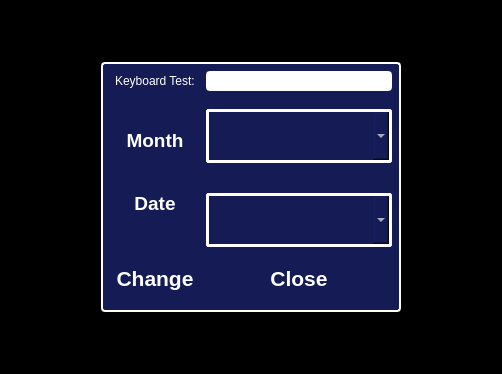
<?xml version="1.0" encoding="UTF-8"?>
<ui version="4.0">
 <class>Popup</class>
 <widget class="QWidget" name="Popup">
  <property name="geometry">
   <rect>
    <x>0</x>
    <y>0</y>
    <width>502</width>
    <height>374</height>
   </rect>
  </property>
  <property name="windowTitle">
   <string>Form</string>
  </property>
  <property name="toolTip">
   <string/>
  </property>
  <property name="styleSheet">
   <string notr="true">QWidget {
    background-color: black;/*rgb(75,75,75);*/

}
</string>
  </property>
  <layout class="QGridLayout" name="gridLayout">
   <item row="0" column="0">
    <widget class="QWidget" name="widget" native="true">
     <property name="maximumSize">
      <size>
       <width>300</width>
       <height>250</height>
      </size>
     </property>
     <property name="styleSheet">
      <string notr="true">QWidget {
    background-color: #151B54;/*rgb(75,75,75);*/
    color: white;
  border: 2px solid white; /*rgb(180,180,180);*/
    border-radius: 4px;
}
QLabel{
border: 2px solid #151B54; /*rgb(180,180,180);*/
}

QComboBox { 
font: bold 14pt;
     border: 3px solid white;
     border-radius: 3px;
     padding: 1px 18px 1px 3px;
     min-width: 6em;
     min-height: 2em;

}


QGroupBox { 
    color: #151B54;
    background: white;
    border-radius: 7px;
}

QGroupBox::title {
    subcontrol-origin: margin;
    subcontrol-position: top center;
    padding: 0.4em 0.4em 0.1em 0.4em;
    background: transparent;
}

QGroupBox[BackgroundImage=true] {
    color: black;
    background-color: #151B54;
    background-image: url(:/BackgroundImage.png);
}

QGroupBox QLabel {
    color: #151B54;
	background-color: transparent;
}


 QPushButton {
     font: bold 16pt;
     color: white ;
     background-color: transparent;
	border-image: url(:/usr/share/matrix-gui-2.0/apps/qt_tstat/appimages/pushblueup.png);
 		border-top: 3px transparent;
     border-bottom: 3px transparent;
     border-right: 10px transparent;
     border-left: 10px transparent;
 }

QPushButton:focus {
	border-image: url(:/usr/share/matrix-gui-2.0/apps/qt_tstat/appimages/pushblueup.png);
}

QPushButton:pressed {
	border-image: url(:/usr/share/matrix-gui-2.0/apps/qt_tstat/appimages/pushbluedown.png);
}</string>
     </property>
     <layout class="QGridLayout" name="gridLayout_2">
      <item row="3" column="0">
       <widget class="QPushButton" name="pushButton_2">
        <property name="minimumSize">
         <size>
          <width>0</width>
          <height>50</height>
         </size>
        </property>
        <property name="text">
         <string>Change</string>
        </property>
       </widget>
      </item>
      <item row="2" column="0">
       <layout class="QVBoxLayout" name="verticalLayout">
        <item>
         <spacer name="verticalSpacer">
          <property name="orientation">
           <enum>Qt::Vertical</enum>
          </property>
          <property name="sizeHint" stdset="0">
           <size>
            <width>20</width>
            <height>40</height>
           </size>
          </property>
         </spacer>
        </item>
        <item>
         <widget class="QLabel" name="label">
          <property name="sizePolicy">
           <sizepolicy hsizetype="Preferred" vsizetype="Fixed">
            <horstretch>0</horstretch>
            <verstretch>0</verstretch>
           </sizepolicy>
          </property>
          <property name="font">
           <font>
            <pointsize>14</pointsize>
            <weight>75</weight>
            <bold>true</bold>
           </font>
          </property>
          <property name="text">
           <string>Month</string>
          </property>
          <property name="alignment">
           <set>Qt::AlignCenter</set>
          </property>
         </widget>
        </item>
        <item>
         <spacer name="verticalSpacer_2">
          <property name="orientation">
           <enum>Qt::Vertical</enum>
          </property>
          <property name="sizeHint" stdset="0">
           <size>
            <width>20</width>
            <height>40</height>
           </size>
          </property>
         </spacer>
        </item>
        <item>
         <widget class="QLabel" name="label_2">
          <property name="sizePolicy">
           <sizepolicy hsizetype="Preferred" vsizetype="Fixed">
            <horstretch>0</horstretch>
            <verstretch>0</verstretch>
           </sizepolicy>
          </property>
          <property name="font">
           <font>
            <pointsize>14</pointsize>
            <weight>75</weight>
            <bold>true</bold>
           </font>
          </property>
          <property name="text">
           <string>Date</string>
          </property>
          <property name="alignment">
           <set>Qt::AlignCenter</set>
          </property>
         </widget>
        </item>
        <item>
         <spacer name="verticalSpacer_3">
          <property name="orientation">
           <enum>Qt::Vertical</enum>
          </property>
          <property name="sizeHint" stdset="0">
           <size>
            <width>20</width>
            <height>40</height>
           </size>
          </property>
         </spacer>
        </item>
       </layout>
      </item>
      <item row="3" column="1">
       <widget class="QPushButton" name="closepopupButton">
        <property name="minimumSize">
         <size>
          <width>0</width>
          <height>50</height>
         </size>
        </property>
        <property name="text">
         <string>Close</string>
        </property>
       </widget>
      </item>
      <item row="2" column="1">
       <layout class="QVBoxLayout" name="verticalLayout_2">
        <item>
         <spacer name="verticalSpacer_4">
          <property name="orientation">
           <enum>Qt::Vertical</enum>
          </property>
          <property name="sizeHint" stdset="0">
           <size>
            <width>20</width>
            <height>40</height>
           </size>
          </property>
         </spacer>
        </item>
        <item>
         <widget class="QComboBox" name="monthcomboBox">
          <property name="minimumSize">
           <size>
            <width>165</width>
            <height>54</height>
           </size>
          </property>
          <property name="palette">
           <palette>
            <active>
             <colorrole role="WindowText">
              <brush brushstyle="SolidPattern">
               <color alpha="255">
                <red>255</red>
                <green>255</green>
                <blue>255</blue>
               </color>
              </brush>
             </colorrole>
             <colorrole role="Button">
              <brush brushstyle="SolidPattern">
               <color alpha="255">
                <red>21</red>
                <green>27</green>
                <blue>84</blue>
               </color>
              </brush>
             </colorrole>
             <colorrole role="Text">
              <brush brushstyle="SolidPattern">
               <color alpha="255">
                <red>255</red>
                <green>255</green>
                <blue>255</blue>
               </color>
              </brush>
             </colorrole>
             <colorrole role="ButtonText">
              <brush brushstyle="SolidPattern">
               <color alpha="255">
                <red>255</red>
                <green>255</green>
                <blue>255</blue>
               </color>
              </brush>
             </colorrole>
             <colorrole role="Base">
              <brush brushstyle="SolidPattern">
               <color alpha="255">
                <red>21</red>
                <green>27</green>
                <blue>84</blue>
               </color>
              </brush>
             </colorrole>
             <colorrole role="Window">
              <brush brushstyle="SolidPattern">
               <color alpha="255">
                <red>21</red>
                <green>27</green>
                <blue>84</blue>
               </color>
              </brush>
             </colorrole>
            </active>
            <inactive>
             <colorrole role="WindowText">
              <brush brushstyle="SolidPattern">
               <color alpha="255">
                <red>255</red>
                <green>255</green>
                <blue>255</blue>
               </color>
              </brush>
             </colorrole>
             <colorrole role="Button">
              <brush brushstyle="SolidPattern">
               <color alpha="255">
                <red>21</red>
                <green>27</green>
                <blue>84</blue>
               </color>
              </brush>
             </colorrole>
             <colorrole role="Text">
              <brush brushstyle="SolidPattern">
               <color alpha="255">
                <red>255</red>
                <green>255</green>
                <blue>255</blue>
               </color>
              </brush>
             </colorrole>
             <colorrole role="ButtonText">
              <brush brushstyle="SolidPattern">
               <color alpha="255">
                <red>255</red>
                <green>255</green>
                <blue>255</blue>
               </color>
              </brush>
             </colorrole>
             <colorrole role="Base">
              <brush brushstyle="SolidPattern">
               <color alpha="255">
                <red>21</red>
                <green>27</green>
                <blue>84</blue>
               </color>
              </brush>
             </colorrole>
             <colorrole role="Window">
              <brush brushstyle="SolidPattern">
               <color alpha="255">
                <red>21</red>
                <green>27</green>
                <blue>84</blue>
               </color>
              </brush>
             </colorrole>
            </inactive>
            <disabled>
             <colorrole role="WindowText">
              <brush brushstyle="SolidPattern">
               <color alpha="255">
                <red>255</red>
                <green>255</green>
                <blue>255</blue>
               </color>
              </brush>
             </colorrole>
             <colorrole role="Button">
              <brush brushstyle="SolidPattern">
               <color alpha="255">
                <red>21</red>
                <green>27</green>
                <blue>84</blue>
               </color>
              </brush>
             </colorrole>
             <colorrole role="Text">
              <brush brushstyle="SolidPattern">
               <color alpha="255">
                <red>255</red>
                <green>255</green>
                <blue>255</blue>
               </color>
              </brush>
             </colorrole>
             <colorrole role="ButtonText">
              <brush brushstyle="SolidPattern">
               <color alpha="255">
                <red>255</red>
                <green>255</green>
                <blue>255</blue>
               </color>
              </brush>
             </colorrole>
             <colorrole role="Base">
              <brush brushstyle="SolidPattern">
               <color alpha="255">
                <red>21</red>
                <green>27</green>
                <blue>84</blue>
               </color>
              </brush>
             </colorrole>
             <colorrole role="Window">
              <brush brushstyle="SolidPattern">
               <color alpha="255">
                <red>21</red>
                <green>27</green>
                <blue>84</blue>
               </color>
              </brush>
             </colorrole>
            </disabled>
           </palette>
          </property>
          <property name="editable">
           <bool>false</bool>
          </property>
          <property name="sizeAdjustPolicy">
           <enum>QComboBox::AdjustToContentsOnFirstShow</enum>
          </property>
          <property name="frame">
           <bool>true</bool>
          </property>
         </widget>
        </item>
        <item>
         <spacer name="verticalSpacer_5">
          <property name="orientation">
           <enum>Qt::Vertical</enum>
          </property>
          <property name="sizeHint" stdset="0">
           <size>
            <width>20</width>
            <height>40</height>
           </size>
          </property>
         </spacer>
        </item>
        <item>
         <spacer name="verticalSpacer_6">
          <property name="orientation">
           <enum>Qt::Vertical</enum>
          </property>
          <property name="sizeHint" stdset="0">
           <size>
            <width>20</width>
            <height>40</height>
           </size>
          </property>
         </spacer>
        </item>
        <item>
         <widget class="QComboBox" name="datecomboBox">
          <property name="minimumSize">
           <size>
            <width>165</width>
            <height>54</height>
           </size>
          </property>
         </widget>
        </item>
       </layout>
      </item>
      <item row="0" column="1">
       <widget class="QLineEdit" name="testlineEdit">
        <property name="styleSheet">
         <string notr="true">QLineEdit {
	color: rgb(0, 0, 0);
	background-color: rgb(255, 255, 255);
}</string>
        </property>
       </widget>
      </item>
      <item row="0" column="0">
       <widget class="QLabel" name="label_3">
        <property name="text">
         <string>Keyboard Test:</string>
        </property>
       </widget>
      </item>
     </layout>
    </widget>
   </item>
  </layout>
 </widget>
 <resources/>
 <connections/>
</ui>
